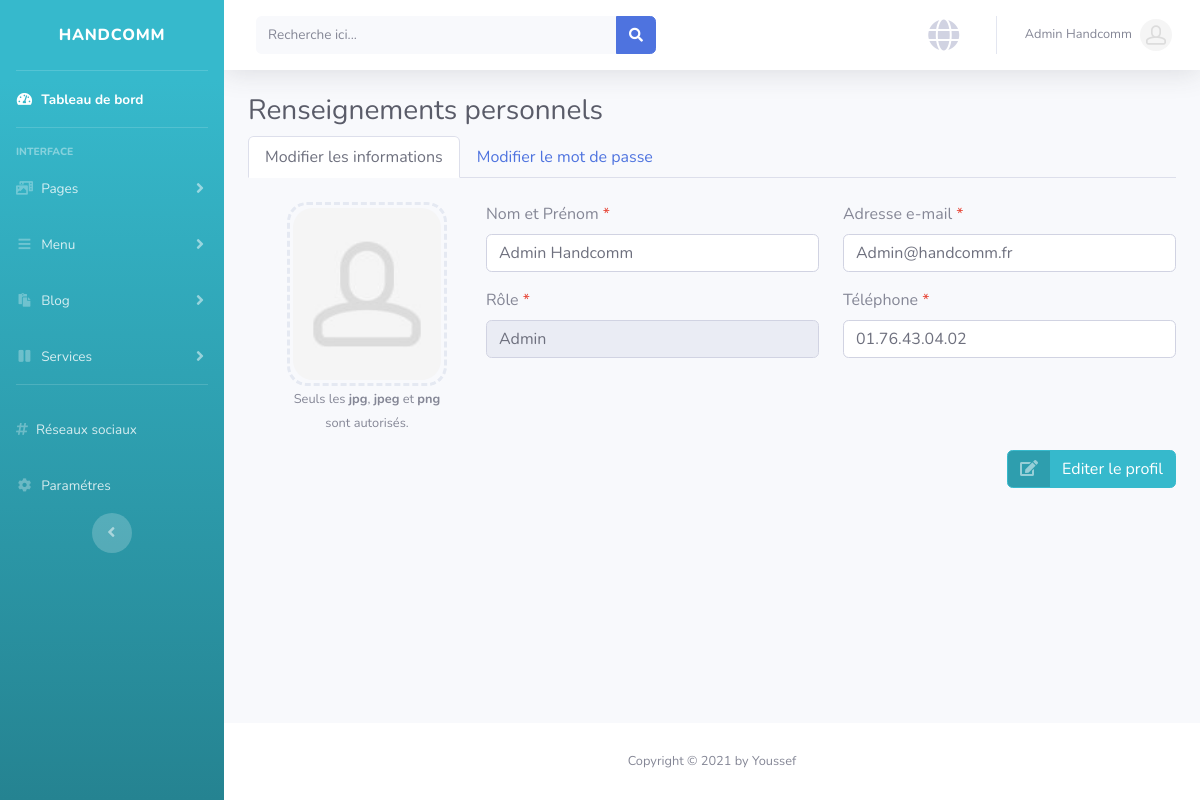
/administrateur/profile.php (signed in), run on the app's committed database.
### tables this page shows
CREATE TABLE `utilisateur` (
  `id` int(11) UNSIGNED NOT NULL,
  `nom_complet` varchar(100) DEFAULT NULL,
  `email` varchar(225) DEFAULT NULL,
  `tele` varchar(100) DEFAULT NULL,
  `password` varchar(225) DEFAULT NULL,
  `token` mediumtext,
  `photo` varchar(225) DEFAULT NULL,
  `role` varchar(30) DEFAULT NULL,
  `status` varchar(10) DEFAULT NULL
);

### administrateur/profile.php (the view, shortened to what this page needs)
<?php
    require_once('header.php')
?>
<?php
$statement = $pdo->prepare("SELECT * FROM utilisateur WHERE id=?");
$statement->execute(array($_SESSION['utilisateur']['id']));
$statement->rowCount();
$result = $statement->fetchAll(PDO::FETCH_ASSOC);
foreach ($result as $row) {
	$full_name = $row['nom_complet'];
	$email     = $row['email'];
	$phone     = $row['tele'];
	$photo     = $row['photo'];
	$role      = $row['role'];
}
?>
<h1 class="h3 mb-2 text-gray-800">Renseignements personnels</h1>
<nav>
  <div class="nav nav-tabs" id="nav-tab" role="tablist">
    <a class="nav-link active" id="nav-info-tab" data-toggle="tab" href="#nav-info" role="tab" aria-controls="nav-info" aria-selected="true">Modifier les informations</a>
    <a class="nav-link" id="nav-password-tab" data-toggle="tab" href="#nav-password" role="tab" aria-controls="nav-password" aria-selected="false">Modifier le mot de passe</a>
  </div>
</nav>
<div class="tab-content" id="nav-tabContent">
  <div class="tab-pane fade show active mt-4" id="nav-info" role="tabpanel" aria-labelledby="nav-info-tab">
    <form action="" method="post" enctype="multipart/form-data">
        <div class="row">
            <div class="col-md-3">
                <div class="col-md-12">
                    <div class="form-group">
                        <div class="avatar text-center ml-4">
                            <div class="avatar-inner parent-img mx-auto">
                                <?php if($photo == ''): ?>
                                    <img src="../assets/uploads/avatars/avatar0.jpg" alt="defualt avatar">
                                <?php else: ?>
                                    <img src="../assets/uploads/avatars/<?php echo $photo ?>" alt="<?php "Photo " . $full_name?>">
                                <?php endif ?>
                            </div>
                            <div>
                                <small class="muted-deep fw-normal">Seuls les <strong>jpg</strong>, <strong>jpeg</strong> et <strong>png</strong> sont autorisés.</small>
                            </div>
                        </div>
                    </div>
                </div>
            </div>
            <div class="col-md-9">
                <div class="row">
                    <div class="col-md-6">
                        <div class="form-group">
                            <label for="name">Nom et Prénom <span class="text-danger">*</span></label>
                            <input type="text" class="form-control text-capitalize" value="<?php echo $full_name; ?>" required id="name" name="fullname" placeholder="Nom et Prénom">
                        </div>
                    </div>
                    <div class="col-md-6">
                        <div class="form-group">
                            <label for="email">Adresse e-mail <span class="text-danger">*</span></label>
                            <input type="email" class="form-control" required id="email" value="<?php echo $email; ?>" name="email" placeholder="Adresse e-mail">
                        </div>
                    </div>
                    <div class="col-md-6">
                        <div class="form-group">
                            <label for="role">Rôle <span class="text-danger">*</span></label>
                            <input type="text" class="form-control text-capitalize" readonly id="role" value="<?php echo $role; ?>" name="role" placeholder="Le Rôle">
                        </div>
                    </div>
                    <div class="col-md-6">
                        <div class="form-group">
                            <label for="tele">Téléphone <span class="text-danger">*</span></label>
                            <input type="tel" class="form-control" required id="tele" value="<?php echo $phone; ?>" name="tele" placeholder="Téléphone">
                        </div>
                    </div>
                </div>
            </div>
            <div class="col-md-12">
                <div class="row">
                    <div class="col-md-6 offset-md-6 d-flex flex-row justify-content-end">
                        <button type="submit" name="form1"  class="btn btn-info btn-icon-split">
                            <span class="icon text-white-50">
                                <i class="fas fa-edit"></i>
                            </span>
                            <span class="text">Editer le profil</span>
                        </button>
                    </div>
                </div>
            </div>
        </div>
    </form>
  </div>
</div>
<?php
    require_once('footer.php')
?>

### administrateur/css/style.main.css (style rules this page uses)
.avatar .avatar-inner, .logo-setting .logo-setting-inner, .favicon-setting .favicon-setting-inner { padding: 3px; width: 10rem; height: 23vh; border: 3px dashed #e5e9f2; border-radius: 20px; position: relative; }
.avatar .avatar-inner img, .logo-setting .logo-setting-inner img, .favicon-setting .favicon-setting-inner img { border-radius: 20px; -o-object-fit: cover; object-fit: cover; height: 100%; width: 100%; }

### data on the page
utilisateur: photo (picture), fullname "Admin Handcomm", email "Admin@handcomm.fr", role "Admin", tele "01.76.43.04.02"

### other printed values
$_SESSION["utilisateur"]["nom_complet"] "Admin Handcomm"
